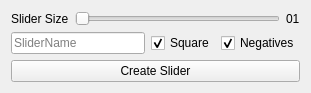
      <widget class="QWidget" name="layoutWidget">
       <property name="geometry">
        <rect>
         <x>9</x>
         <y>77</y>
         <width>311</width>
         <height>93</height>
        </rect>
       </property>
       <layout class="QVBoxLayout" name="verticalLayout_12">
        <item>
         <layout class="QHBoxLayout" name="horizontalLayout_8">
          <item>
           <widget class="QLabel" name="label_16">
            <property name="text">
             <string>Slider Size</string>
            </property>
           </widget>
          </item>
          <item>
           <widget class="QSlider" name="SliderSize">
            <property name="enabled">
             <bool>true</bool>
            </property>
            <property name="minimum">
             <number>1</number>
            </property>
            <property name="maximum">
             <number>10</number>
            </property>
            <property name="orientation">
             <enum>Qt::Horizontal</enum>
            </property>
           </widget>
          </item>
          <item>
           <widget class="QLabel" name="label_15">
            <property name="maximumSize">
             <size>
              <width>100</width>
              <height>50</height>
             </size>
            </property>
            <property name="text">
             <string>01</string>
            </property>
           </widget>
          </item>
         </layout>
        </item>
        <item>
         <layout class="QHBoxLayout" name="horizontalLayout_10">
          <item>
           <widget class="QLineEdit" name="SliderName">
            <property name="enabled">
             <bool>true</bool>
            </property>
            <property name="text">
             <string/>
            </property>
            <property name="placeholderText">
             <string>SliderName</string>
            </property>
           </widget>
          </item>
          <item>
           <widget class="QCheckBox" name="SquareSliderCheckBox">
            <property name="enabled">
             <bool>true</bool>
            </property>
            <property name="text">
             <string>Square</string>
            </property>
            <property name="checkable">
             <bool>true</bool>
            </property>
            <property name="checked">
             <bool>true</bool>
            </property>
           </widget>
          </item>
          <item>
           <widget class="QCheckBox" name="NeagtiveSliderCheckBox">
            <property name="enabled">
             <bool>true</bool>
            </property>
            <property name="text">
             <string>Negatives</string>
            </property>
            <property name="checked">
             <bool>true</bool>
            </property>
           </widget>
          </item>
         </layout>
        </item>
        <item>
         <widget class="QPushButton" name="CreateSliderBtn">
          <property name="enabled">
           <bool>true</bool>
          </property>
          <property name="text">
           <string>Create Slider</string>
          </property>
          <property name="icon">
           <iconset resource="Resources/iconResources.qrc">
            <normaloff>:/icon/Slider.png</normaloff>:/icon/Slider.png</iconset>
          </property>
          <property name="iconSize">
           <size>
            <width>25</width>
            <height>25</height>
           </size>
          </property>
         </widget>
        </item>
       </layout>
      </widget>
